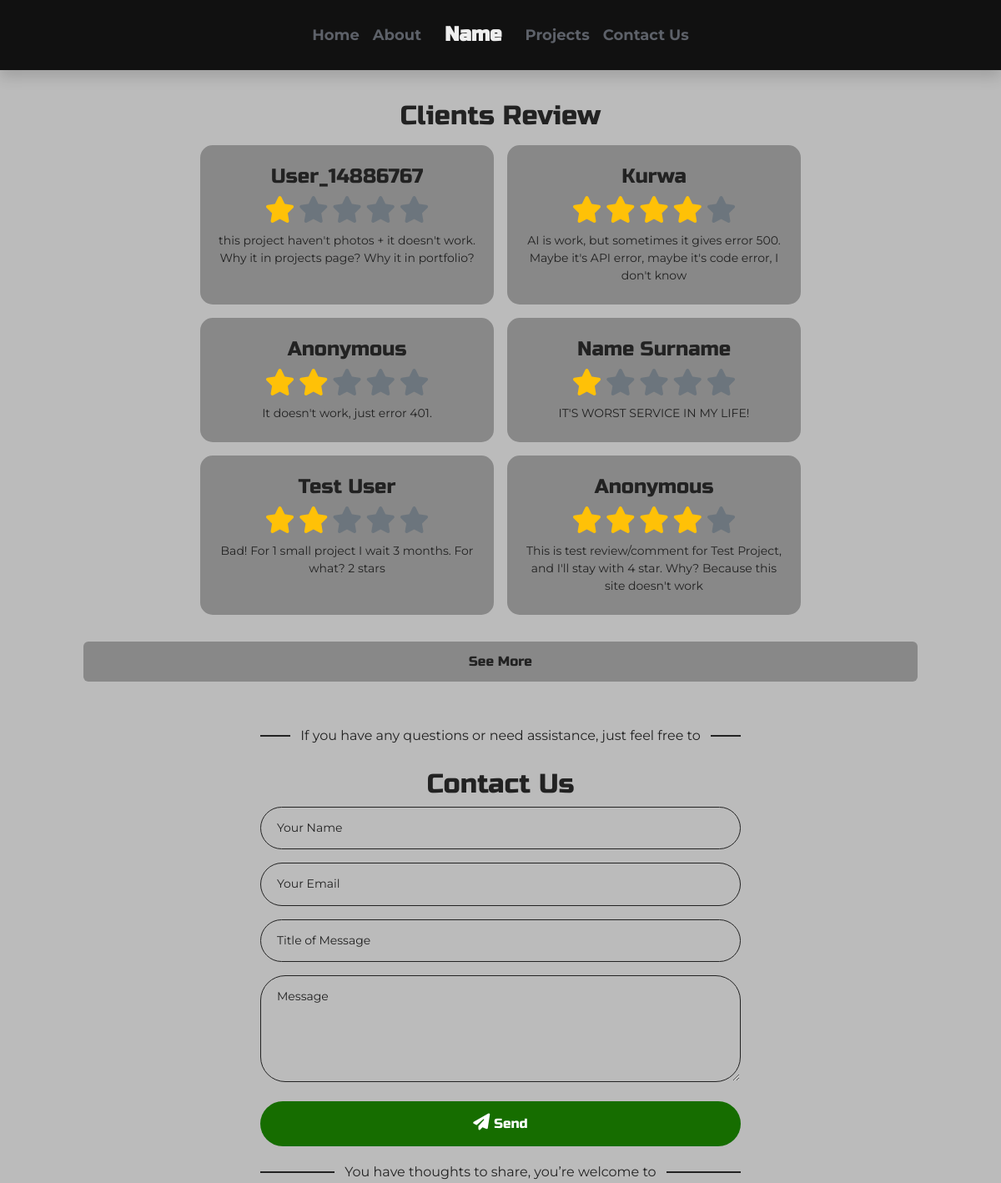
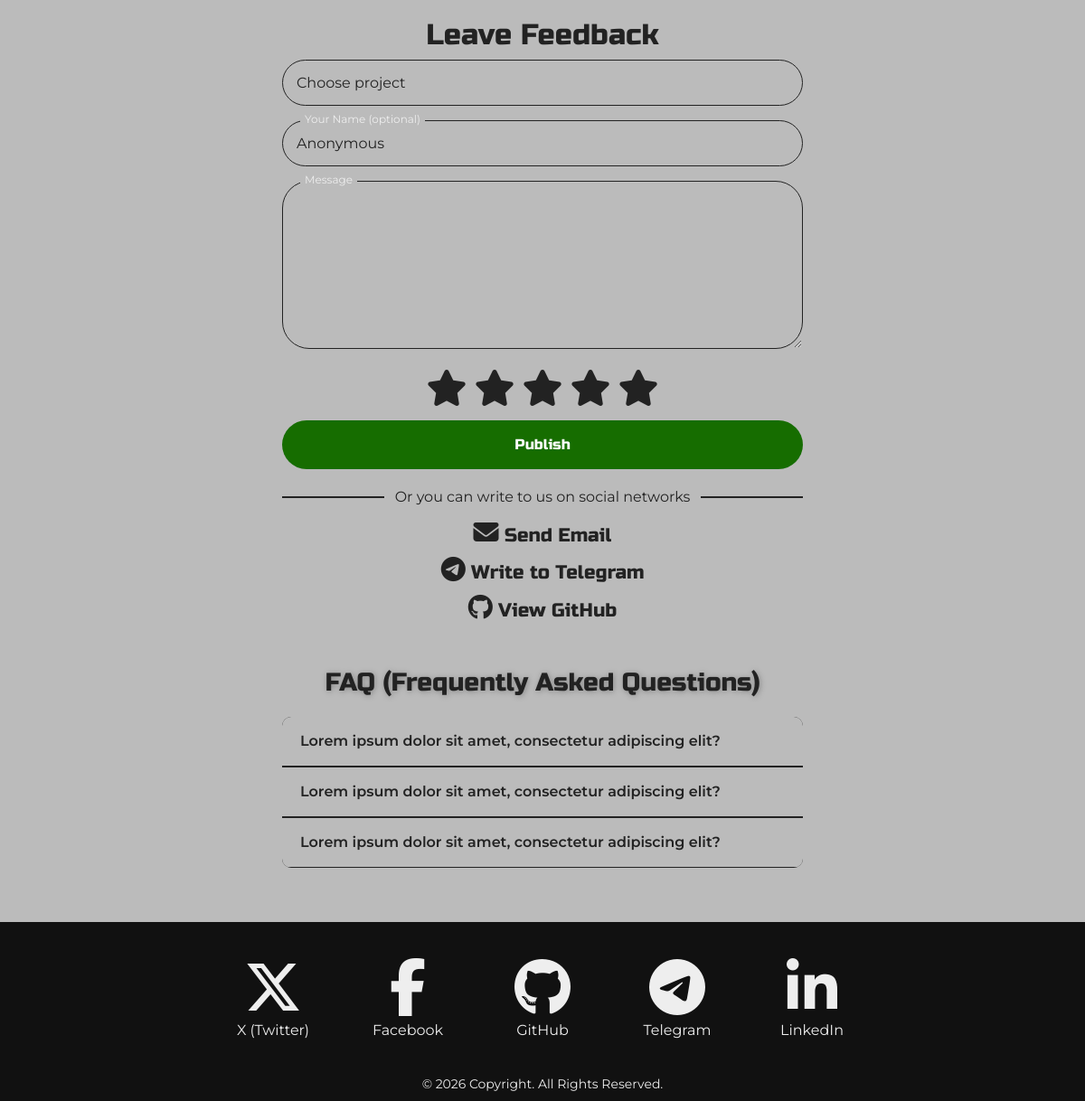
The page /feedback/ on the database its author committed (2 pictures, top to bottom).
### reviews/models.py (models this page shows, shortened)
class Reviews(models.Model):
    project = models.ForeignKey(
        'projects.Project',
        on_delete=models.CASCADE,
        related_name='reviews'
    )
    name = models.CharField("Full Name", max_length=50, default='Anonymous')
    rate = models.IntegerField(
        "Rating",
        validators=[MinValueValidator(1), MaxValueValidator(5)]
    )
    message = models.TextField("Message", null=True)
    date = models.DateTimeField("Date/Time", auto_now_add=True, db_index=True)
    class Meta:
        verbose_name = "Review"
        verbose_name_plural = "Reviews"

### feedback/views.py (the view)
# urls.py: path('feedback/', views.dashboard_feedback, name='dashboard_feedback'),
def feedback(request):
    error = ''
    if request.method == 'POST':
        form = ReviewForm(request.POST)
        if form.is_valid():
            form.save()
            return redirect('feedback')
        else:
            error = 'There was an error submitting your review. Please try again.'
    else:
        form = ReviewForm()
    reviews = Reviews.objects.order_by('-id')[:6]
    return render(request, 'feedback/feedback.html', {'reviews': reviews, 'form': form, 'error': error})

### feedback/forms.py
class ReviewForm(ModelForm):
    class Meta:
        model = Reviews
        fields = ['project', 'name', 'message', 'rate']
        widgets = {
            'project': Select(attrs={
                'class': 'form-input mb-3',
                'style': """appearance: none;
                    -webkit-appearance: none;
                    -moz-appearance: none;""",
            }),
            'message': Textarea(attrs={
                'rows': 8,
                'class': 'form-input mb-3'
            }),
            'name': TextInput(attrs={
                'class': 'form-input mb-3'
            }),
            'rate': HiddenInput(attrs={
                'class': 'form-group star-rating mb-3',
                'value': 0,
                'id': 'ratingValue'
            }),
        }
    def __init__(self, *args, **kwargs):
        super().__init__(*args, **kwargs)
        self.fields['project'].queryset = Project.objects.all()

### projects/models.py (called while the page is built)
    def __str__(self):
        return self.title

### feedback/templates/feedback/feedback.html (shortened to what this page needs)
{% extends "main/layout.html" %}
{% load static %}
{% block content %}
  <h1 class="my-3 text-center" style="font-family: 'Russo One'; font-size: 32px; color: var(--title-color);">Clients Review</h1>
  <div class="container d-flex justify-content-center flex-wrap flex-row">
    {% if reviews|length == 0 %}
      <p class="text-center w-100" style="font-family: 'Montserrat', sans-serif; margin-top: 25px;">No reviews yet. Be the first to leave feedback!</p>
    {% else %}
      {% for review in reviews %}
        <div class="card mx-2 text-center mb-3"
           style="width: 22rem; border: none; background: var(--card-color); border-radius: 15px;">
          <div class="card-body">
            <h5 class="card-title my-2" style="color: var(--title-color); font-family: 'Russo One'; font-size: 24px;">
              {{ review.name }}
            </h5>
            <div class="flex-row">
              {% for i in "12345" %}
                {% if forloop.counter <= review.rate %}
                  <i class="fa-solid fa-star fs-2 text-warning"></i>
                {% else %}
                  <i class="fa-solid fa-star fs-2 text-secondary"></i>
                {% endif %}
              {% endfor %}
            </div>
            <p class="card-text py-2" style="color: var(--title-color); font-family: 'Montserrat', sans-serif; font-size: 14px;">
              {{ review.message }}
            </p>
          </div>
        </div>
      {% endfor %}
      <a href="{% url 'reviews' %}" class="btn btn-secondary mt-3 mb-4 w-100" style="background: var(--btn-color); color: var(--title-color); font-family: 'Russo One'; padding: 12px 0;">
        See More
      </a>
    {% endif %}
  </div>
  <div class="container text-center" style="max-width: 50%;">
    <p class="mt-3" style="position: relative; top: 13px; background: var(--background-color); padding: 0 12px; z-index: 1;">If you have any questions or need assistance, just feel free to</p>
    <form id="feedbackForm" class="d-flex flex-column" style="border-top: 2px solid var(--text-color); padding-top: 30px;">
      <h1 class="my-2" style="font-family: 'Russo One'; font-size: 32px; color: var(--title-color);">Contact Us</h1>
      <div class="form-group">
        <input type="name" id="name" class="form-input mb-3" placeholder=" " required/>
        <label for="name" class="form-label">Your Name</label>
      </div>
      <div class="form-group">
        <input type="email" id="email" class="form-input mb-3" placeholder=" " required/>
        <label for="email" class="form-label">Your Email</label>
      </div>
      <div class="form-group">
        <input type="text" id="titleMessage" class="form-input mb-3" placeholder=" " required/>
        <label for="titleMessage" class="form-label">Title of Message</label>
      </div>
      <div class="form-group">
        <textarea id="message" class="form-input mb-3" placeholder=" " rows="5" required></textarea>
        <label for="message" class="form-label">Message</label>
      </div>
      <button type="submit" class="btn btn-success w-100" style="padding: 15px; border-radius: 30px;">
        <i class="fa-solid fa-paper-plane fs-5"></i> Send
      </button>
    </form>
    <p>You have thoughts to share, you’re welcome to</p>
    <form method="post" class="d-flex flex-column">
      <h1 class="my-2" style="font-family: 'Russo One'; font-size: 32px; color: var(--title-color);">Leave Feedback</h1>
      <div class="form-group custom-select mb-3">
        <div name="project" class="select-trigger text-align-start">Choose project</div>
      </div>
      <div class="form-group">
        {{ form.name }}
        <label for="name" class="form-label">Your Name (optional)</label>
      </div>
      <div class="form-group">
        {{ form.message }}
        <label for="message" class="form-label">Message</label>
      </div>
      <div class="form-group">
        <div class="form-group star-rating mb-3" id="starRating">
          <i class="fa-solid fa-star fs-1" data-value="1"></i>
          <i class="fa-solid fa-star fs-1" data-value="2"></i>
          <i class="fa-solid fa-star fs-1" data-value="3"></i>
          <i class="fa-solid fa-star fs-1" data-value="4"></i>
          <i class="fa-solid fa-star fs-1" data-value="5"></i>
        </div>
      </div>
      <button type="submit" class="btn btn-success w-100" style="padding: 15px; border-radius: 30px;">Publish</button>
    </form>
    <p>Or you can write to us on social networks</p>
    <div class="d-flex flex-column">
      <a target="_blank" href="mailto:example@example.com" class="text-center mb-2" style="font-size: 21px; font-family: 'Russo One';">
        <i class="fa-solid fa-envelope fs-3"></i>
        Send Email
      </a>
      <a target="_blank" href="https://t.me/username" class="text-center mb-2" style="font-size: 21px; font-family: 'Russo One';">
        <i class="fa-brands fa-telegram fs-3"></i>
        Write to Telegram
      </a>
      <a target="_blank" href="https://github.com/username" class="text-center mb-2" style="font-size: 21px; font-family: 'Russo One';">
        <i class="fa-brands fa-github fs-3"></i>
        View GitHub
      </a>
    </div>
    <section style="max-width: 600px; margin: 40px auto; font-family: 'Montserrat', sans-serif; color: #ddd;">
      <h2 style="
        font-family: 'Russo One', sans-serif;
        font-size: 28px;
        text-shadow: 1px 1px 6px #888;
        margin-bottom: 20px;
        text-align: center;
      ">
        FAQ (Frequently Asked Questions)
      </h2>
      <div style="background: #111; border-radius: 10px; overflow: hidden;">
        <button class="faq-question">
          Lorem ipsum dolor sit amet, consectetur adipiscing elit?
        </button>
        <div class="faq-answer">
        </div>
        <button class="faq-question">
          Lorem ipsum dolor sit amet, consectetur adipiscing elit?
        </button>
        <div class="faq-answer">
        </div>
        <button class="faq-question">
          Lorem ipsum dolor sit amet, consectetur adipiscing elit?
        </button>
      </div>
    </section>
  </div>
{% endblock %}

### main/static/main/css/main.css (style rules this page uses)
:root { --background-color: #bbbbbb; --text-color: #222222; --title-color: #222222; --card-color: #888888; --nav-footer-color: #111111; --nav-text: #5d6169; --footer-text: #eeeeee; --brand-color: #eeeeee; --btn-color: #888888; --card-btn: #b4b4b4; --card-btn-text: #222222; --success-color: #166d00; }
* { margin: 0; padding: 0; font-family: 'Montserrat', sans-serif; }
html, body { height: 100%; }
body { display: flex; flex-direction: column; min-height: 100vh; background: var(--background-color); color: var(--text-color); }
h1, h2, h3, h4, h5, h6 { font-family: 'Russo One', sans-serif; color: var(--title-color); }
.btn { font-family: 'Russo One'; border: none; padding: 12px 0; transition: 1s ease; }
.btn-success { background: var(--success-color); border: var(--success-color); }
.form-group { position: relative; }
.form-input { width: 100%; padding: 15px 15px 15px 15px; border-radius: 30px; border: 1px solid var(--title-color); background: none; color: var(--title-color); font-family: 'Montserrat', sans-serif; font-size: 16px; line-height: 1.2; box-sizing: border-box; }
.form-label { position: absolute; left: 20px; top: 15px; color: var(--title-color); pointer-events: none; transition: 0.3s ease all; font-family: 'Montserrat', sans-serif; font-size: 14px; user-select: none; background: transparent; }
.form-input:focus + .form-label, .form-input:not(:placeholder-shown) + .form-label { top: -10px; font-size: 12px; color: var(--brand-color); padding: 0 5px; background: var(--background-color); }
.container > form { border-bottom: 2px solid var(--text-color); padding-bottom: 30px; position: relative; }
.container > p { position: relative; top: -13px; background: var(--background-color); display: inline-block; padding: 0 12px; font-size: 16px; color: var(--text-color); margin: 0 auto; text-align: center; }
.star-rating { display: flex; justify-content: center; gap: 8px; font-size: 24px; cursor: pointer; user-select: none; }
.star-rating .fa-star { color: var(--text-color); transition: color 0.3s; }
.faq-question { width: 100%; background: var(--background-color); color: var(--title-color); padding: 15px 20px; font-weight: 600; border: none; text-align: left; cursor: pointer; border-bottom: 1px solid var(--text-color); font-size: 16px; transition: background 0.3s ease; }
.faq-answer { background: var(--card-color); padding: 0 20px; font-size: 14px; line-height: 1.4; border-bottom: 1px solid var(--text-color); max-height: 0; overflow: hidden; transition: max-height 0.4s ease, padding 0.4s ease; }
.custom-select { position: relative; width: 100%; }
.select-trigger { width: 100%; text-align: left; padding: 15px 15px 15px 15px; border-radius: 30px; border: 1px solid var(--title-color); background: none; color: var(--title-color); font-family: 'Montserrat', sans-serif; font-size: 16px; line-height: 1.2; box-sizing: border-box; cursor: pointer; }

### rows shown on the page
Reviews: name "User_14886767", rate 1 (drawn), message "this project haven't photos + it doesn't work. Why it in projects page? Why it in portfolio?"
Reviews: name "Kurwa", rate 4 (drawn), message "AI is work, but sometimes it gives error 500. Maybe it's API error, maybe it's code error, I don't know"
Reviews: name "Anonymous", rate 2 (drawn), message "It doesn't work, just error 401."
Reviews: name "Name Surname", rate 1 (drawn), message "IT'S WORST SERVICE IN MY LIFE!"
Reviews: name "Test User", rate 2 (drawn), message "Bad! For 1 small project I wait 3 months. For what? 2 stars"
Reviews: name "Anonymous", rate 4 (drawn), message "This is test review/comment for Test Project, and I'll stay with 4 star. Why? Because this site doesn't work"
